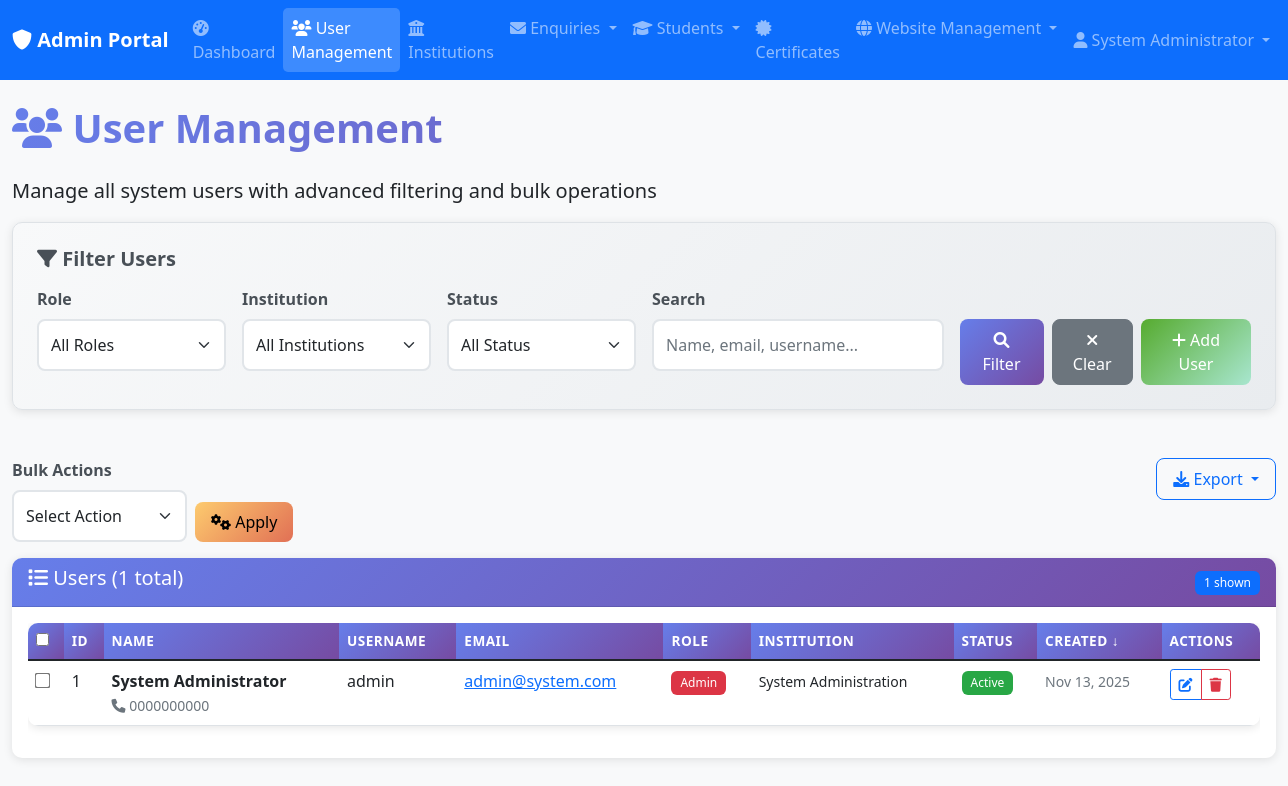
Page /public/admin/users.php (signed in) on the committed database.
### tables this page shows
CREATE TABLE users (
    id INT PRIMARY KEY AUTO_INCREMENT,
    username VARCHAR(50) UNIQUE NOT NULL,
    password_hash VARCHAR(255) NOT NULL,
    role ENUM('admin', 'faculty', 'enquirer') NOT NULL,
    institution_id INT NULL,
    full_name VARCHAR(100) NOT NULL,
    email VARCHAR(100) UNIQUE NOT NULL,
    phone VARCHAR(20),
    is_active BOOLEAN DEFAULT TRUE,
    created_at TIMESTAMP DEFAULT CURRENT_TIMESTAMP,
    updated_at TIMESTAMP DEFAULT CURRENT_TIMESTAMP ON UPDATE CURRENT_TIMESTAMP,
    last_login TIMESTAMP NULL,
    FOREIGN KEY (institution_id) REFERENCES institutions(id) ON DELETE SET NULL
);

CREATE TABLE institutions (
    id INT PRIMARY KEY AUTO_INCREMENT,
    name VARCHAR(100) NOT NULL,
    code VARCHAR(20) UNIQUE NOT NULL,
    address TEXT,
    phone VARCHAR(20),
    email VARCHAR(100),
    established_date DATE,
    is_active BOOLEAN DEFAULT TRUE,
    created_at TIMESTAMP DEFAULT CURRENT_TIMESTAMP,
    updated_at TIMESTAMP DEFAULT CURRENT_TIMESTAMP ON UPDATE CURRENT_TIMESTAMP
);

### public/admin/users.php (the view, shortened to what the rows shown need)
<?php
require_once __DIR__ . '/../../includes/auth_check_admin.php';
$sort_by = $_GET['sort_by'] ?? 'created_at';
$sort_order = $_GET['sort_order'] ?? 'DESC';
$page = max(1, (int)($_GET['page'] ?? 1));
$per_page = 25;
$filters = [];
$users = getFilteredUsers($filters, $sort_by, $sort_order, $page, $per_page);
?>
<div class="row">
    <div class="col-12">
        <h1 class="text-gradient mb-4">
            <i class="fas fa-users"></i> User Management
        </h1>
    </div>
</div>
<div class="row">
    <div class="col-12">
        <div class="card">
            <div class="card-body">
                <?php if (empty($users)): ?>
                    <div class="text-center py-4">
                        <i class="fas fa-users fa-3x text-muted mb-3"></i>
                        <h5 class="text-muted">No Users Found</h5>
                        <p class="text-muted">No users match your current filters.</p>
                    </div>
                <?php else: ?>
                    <div class="table-responsive">
                        <table class="table table-hover">
                            <thead>
                                <tr>
                                    <th>
                                        <input type="checkbox" id="selectAll" onchange="toggleSelectAll()">
                                    </th>
                                    <th>
                                        <a href="?<?php echo http_build_query(array_merge($_GET, ['sort_by' => 'id', 'sort_order' => $sort_by === 'id' && $sort_order === 'ASC' ? 'DESC' : 'ASC'])); ?>">
                                            ID <?php echo $sort_by === 'id' ? ($sort_order === 'ASC' ? '↑' : '↓') : ''; ?>
                                        </a>
                                    </th>
                                    <th>
                                        <a href="?<?php echo http_build_query(array_merge($_GET, ['sort_by' => 'full_name', 'sort_order' => $sort_by === 'full_name' && $sort_order === 'ASC' ? 'DESC' : 'ASC'])); ?>">
                                            Name <?php echo $sort_by === 'full_name' ? ($sort_order === 'ASC' ? '↑' : '↓') : ''; ?>
                                        </a>
                                    </th>
                                    <th>
                                        <a href="?<?php echo http_build_query(array_merge($_GET, ['sort_by' => 'username', 'sort_order' => $sort_by === 'username' && $sort_order === 'ASC' ? 'DESC' : 'ASC'])); ?>">
                                            Username <?php echo $sort_by === 'username' ? ($sort_order === 'ASC' ? '↑' : '↓') : ''; ?>
                                        </a>
                                    </th>
                                    <th>
                                        <a href="?<?php echo http_build_query(array_merge($_GET, ['sort_by' => 'email', 'sort_order' => $sort_by === 'email' && $sort_order === 'ASC' ? 'DESC' : 'ASC'])); ?>">
                                            Email <?php echo $sort_by === 'email' ? ($sort_order === 'ASC' ? '↑' : '↓') : ''; ?>
                                        </a>
                                    </th>
                                    <th>
                                        <a href="?<?php echo http_build_query(array_merge($_GET, ['sort_by' => 'role', 'sort_order' => $sort_by === 'role' && $sort_order === 'ASC' ? 'DESC' : 'ASC'])); ?>">
                                            Role <?php echo $sort_by === 'role' ? ($sort_order === 'ASC' ? '↑' : '↓') : ''; ?>
                                        </a>
                                    </th>
                                    <th>Institution</th>
                                    <th>Status</th>
                                    <th>
                                        <a href="?<?php echo http_build_query(array_merge($_GET, ['sort_by' => 'created_at', 'sort_order' => $sort_by === 'created_at' && $sort_order === 'ASC' ? 'DESC' : 'ASC'])); ?>">
                                            Created <?php echo $sort_by === 'created_at' ? ($sort_order === 'ASC' ? '↑' : '↓') : ''; ?>
                                        </a>
                                    </th>
                                    <th>Actions</th>
                                </tr>
                            </thead>
                            <tbody>
                                <?php foreach ($users as $user): ?>
                                    <tr>
                                        <td>
                                            <input type="checkbox" name="selected_users[]" value="<?php echo $user['id']; ?>" class="user-checkbox">
                                        </td>
                                        <td><?php echo $user['id']; ?></td>
                                        <td>
                                            <strong><?php echo htmlspecialchars($user['full_name']); ?></strong>
                                            <?php if ($user['phone']): ?>
                                                <br><small class="text-muted">
                                                    <i class="fas fa-phone"></i> <?php echo htmlspecialchars($user['phone']); ?>
                                                </small>
                                            <?php endif; ?>
                                        </td>
                                        <td><?php echo htmlspecialchars($user['username']); ?></td>
                                        <td>
                                            <a href="mailto:<?php echo htmlspecialchars($user['email']); ?>">
                                                <?php echo htmlspecialchars($user['email']); ?>
                                            </a>
                                        </td>
                                        <td>
                                            <span class="badge bg-<?php
                                                echo $user['role'] === 'admin' ? 'danger' :
                                                    ($user['role'] === 'faculty' ? 'success' : 'info');
                                            ?>">
                                                <?php echo ucfirst($user['role']); ?>
                                            </span>
                                        </td>
                                        <td>
                                            <?php if ($user['institution_name']): ?>
                                                <small><?php echo htmlspecialchars($user['institution_name']); ?></small>
                                            <?php else: ?>
                                                <span class="text-muted">-</span>
                                            <?php endif; ?>
                                        </td>
                                        <td>
                                            <span class="badge status-<?php echo $user['is_active'] ? 'active' : 'inactive'; ?>">
                                                <?php echo $user['is_active'] ? 'Active' : 'Inactive'; ?>
                                            </span>
                                        </td>
                                        <td>
                                            <small class="text-muted">
                                                <?php echo date('M j, Y', strtotime($user['created_at'])); ?>
                                            </small>
                                        </td>
                                        <td>
                                            <div class="btn-group btn-group-sm" role="group">
                                                <button type="button" class="btn btn-outline-primary"
                                                        onclick="editUser(<?php echo htmlspecialchars(json_encode($user)); ?>)"
                                                        title="Edit User">
                                                    <i class="fas fa-edit"></i>
                                                </button>
                                                <button type="button" class="btn btn-outline-danger"
                                                        onclick="deleteUser(<?php echo $user['id']; ?>, '<?php echo htmlspecialchars($user['full_name']); ?>')"
                                                        title="Delete User">
                                                    <i class="fas fa-trash"></i>
                                                </button>
                                            </div>
                                        </td>
                                    </tr>
                                <?php endforeach; ?>
                            </tbody>
                        </table>
                    </div>
                <?php endif; ?>
            </div>
        </div>
    </div>
</div>
<?php
function getFilteredUsers($filters = [], $sort_by = 'created_at', $sort_order = 'DESC', $page = 1, $per_page = 25) {
    $whereConditions = [];
    $params = [];
    $whereClause = !empty($whereConditions) ? 'WHERE ' . implode(' AND ', $whereConditions) : '';
    $allowedSorts = ['id', 'username', 'full_name', 'email', 'role', 'created_at'];
    $sort_order = strtoupper($sort_order) === 'ASC' ? 'ASC' : 'DESC';
    $offset = ($page - 1) * $per_page;
    $query = "
        SELECT u.*, i.name as institution_name
        FROM users u
        LEFT JOIN institutions i ON u.institution_id = i.id
        {$whereClause}
        ORDER BY u.{$sort_by} {$sort_order}
        LIMIT {$per_page} OFFSET {$offset}
    ";
    return fetchAll($query, $params);
}
?>

### rows in the picture
users: id "1", full_name "System Administrator", phone "0000000000", username "admin", email "admin@system.com", role "Admin", institution.name "System Administration", is_active "Active", created_at "Nov 13, 2025"

### other values in the picture
$item['title'] "Dashboard"
$item['title'] "User Management"
$item['title'] "Institutions"
$item['title'] "Enquiries"
$item['title'] "Students"
$item['title'] "Certificates"
$item['title'] "Website Management"
$userName "System Administrator"
$total_users "1"
count($users) "1"
